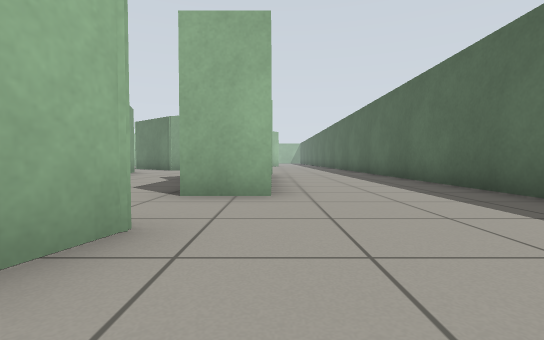
[1] (above)

24 first-person views from a walk through a world built for the Gazebo simulator. The camera is 0.5 m above the floor, tilts 2° down and sees 85° across. The floor is counted in squares, 1 m on a side. Each view is taken from the middle of a square. On the plan, view 1 faces up. The plan holds only what a view shows up to about 9 squares ahead; the rest is blank.

[2]
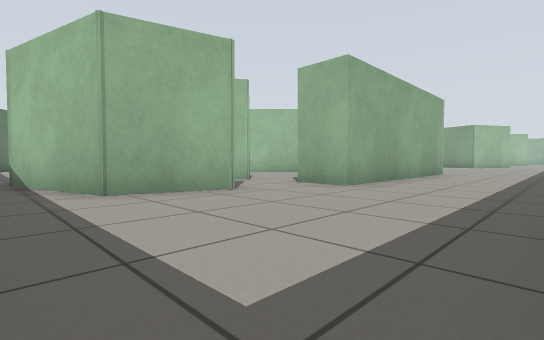

[3]
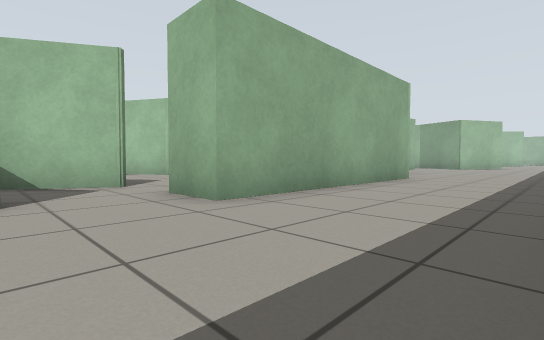

[4]
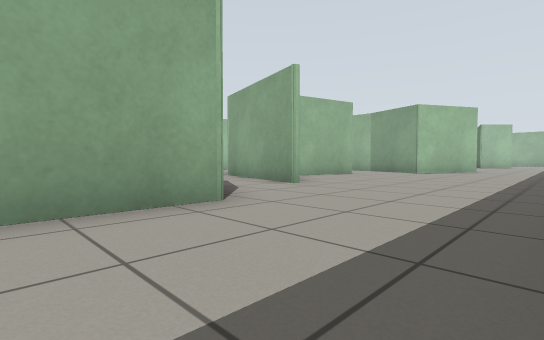

[5]
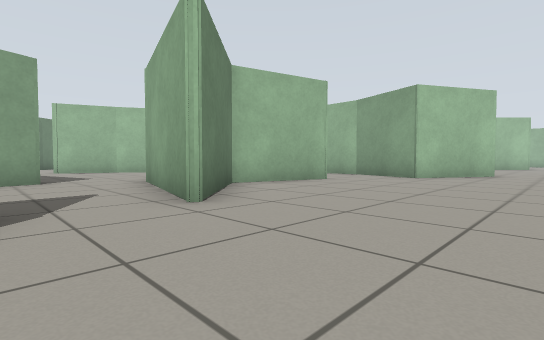

[6]
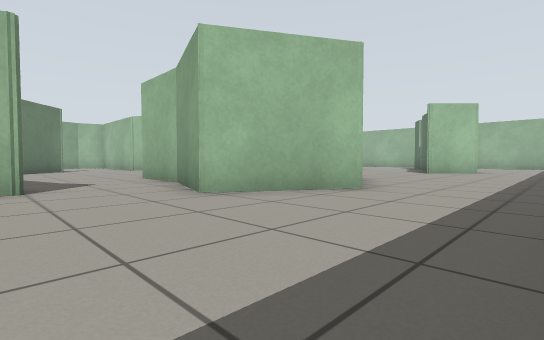

[7]
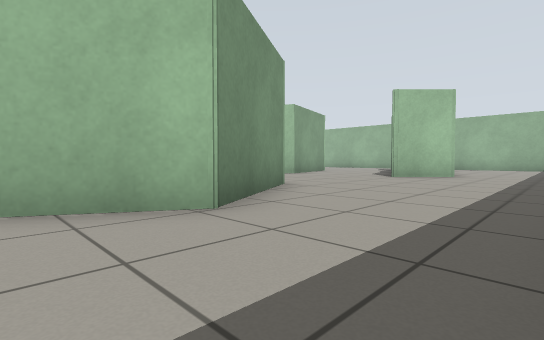

[8]
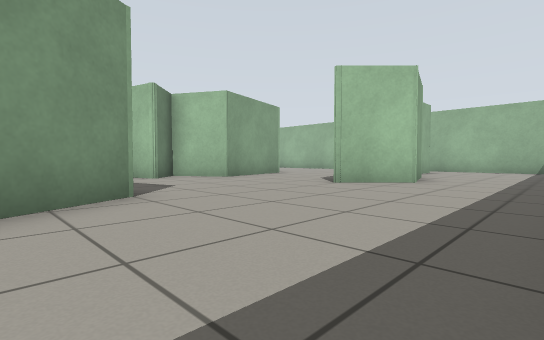

[9]
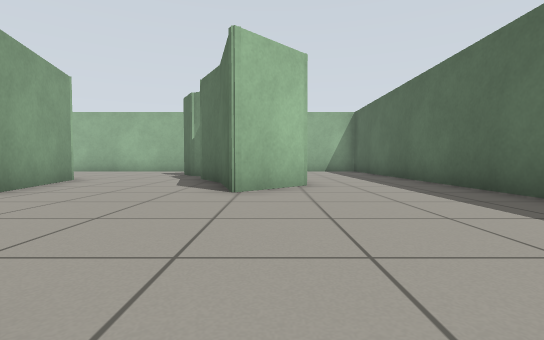

[10]
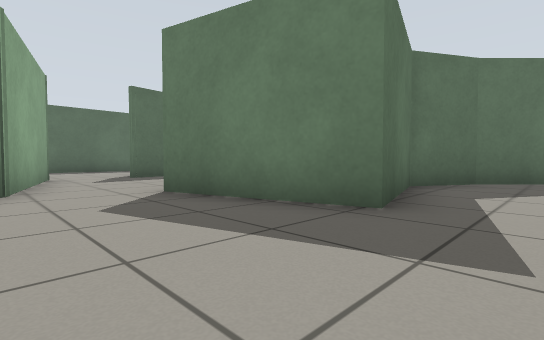

[11]
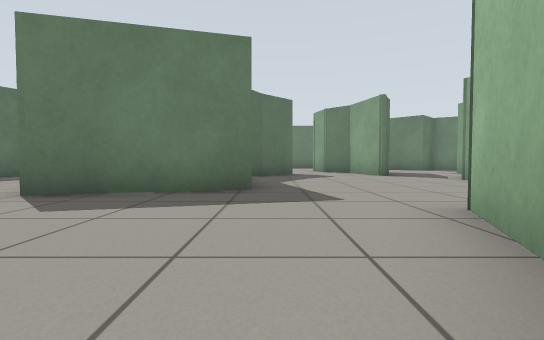

[12]
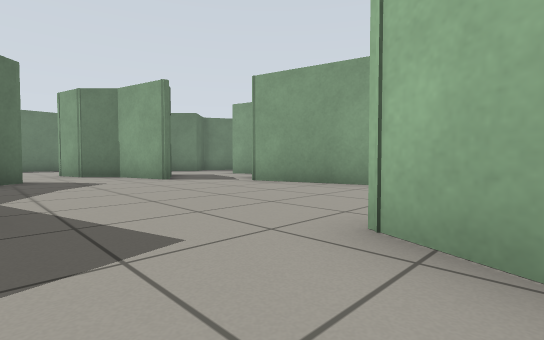

[13]
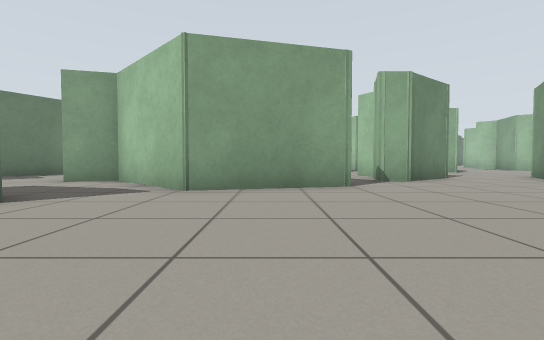

[14]
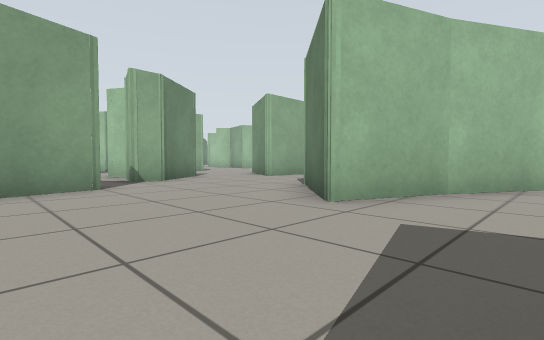

[15]
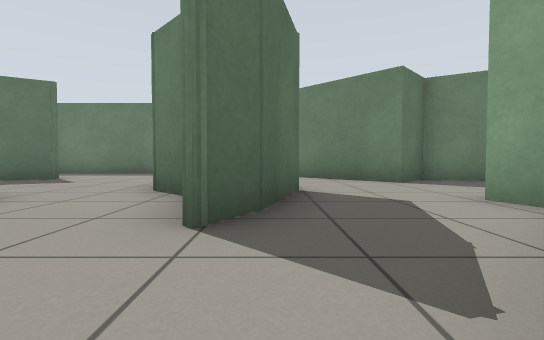

[16]
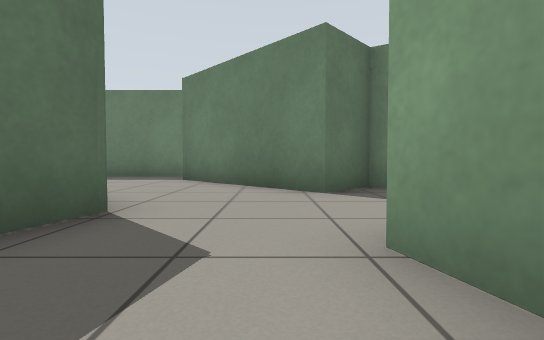

[17]
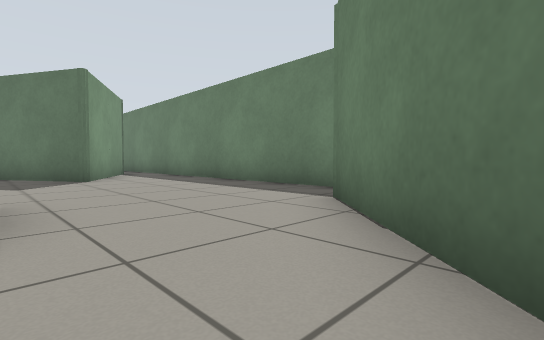

[18]
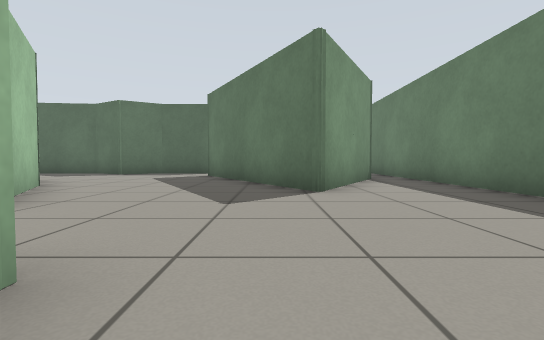

[19]
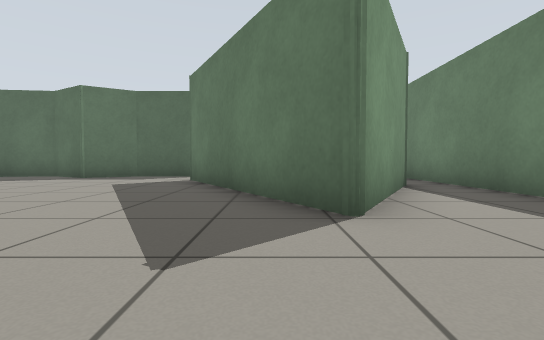

[20]
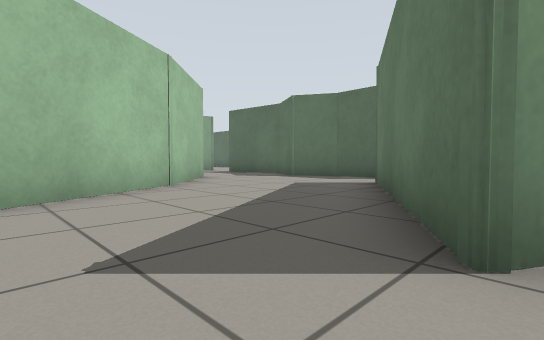

[21]
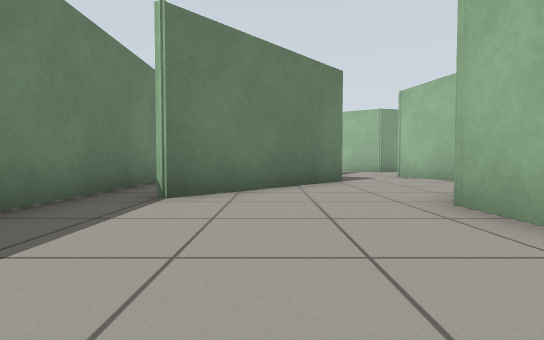

[22]
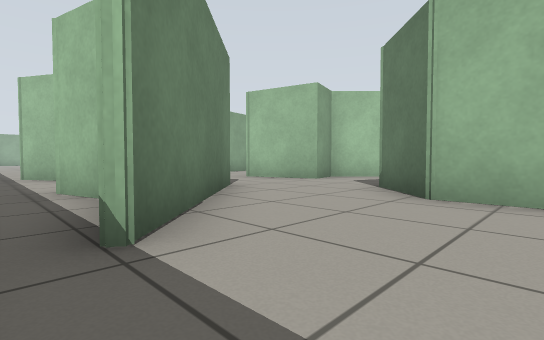

[23]
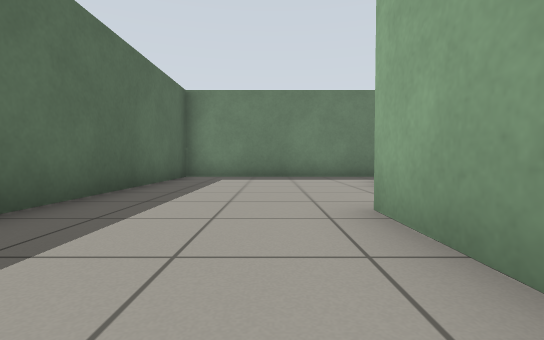

[24]
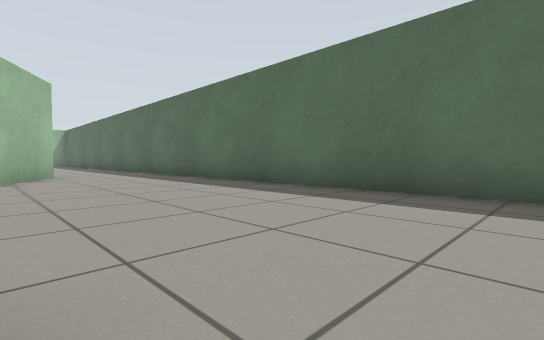

### Floor plan
Points are (right, up) in squares from view 1. A wall is a line through its corners. A room is listed if a view was taken in it or the views show most of it. See-through windows are left out.
Room 1 (views 1, 2, 3, 4, 5, 6, 7, 8, 9, 23, 24)
walls: (-2.4, 17.6) (-3.1, 14.9) (-0.9, 12.7); (3.5, 12.1) (3.5, 20.4); (-1.2, 24.6) (0.5, 21.7) (-0.9, 19.4); (0, 10.3) (0, 4.1) (-1.4, 4.1); (3.5, 27.8) (3.5, 33.1); (-5.5, 27.2) (-4.6, 26.3); (-1, 30.3) (-1.8, 31.6); (-4.7, 30.3) (-4.1, 28.2) (-5.4, 27.4); (0.2, 31.6) (0.7, 29.7) (-0.6, 28.5) (-1.1, 30.4); (-1, 2.2) (-1.5, 0.2); (-1.4, -1.6) (3.5, -1.6) (3.5, 9.1)
ways out: opening at (-1, -1) to room 4; opening at (-1, 3) to room 4; opening at (-1, 11.5) to room 4; opening at (-3.5, 31.5); opening at (-2.5, 18.5)
Room 2 (views 10, 11, 12)
walls: (-8.7, 11.1) (-5.5, 11.9) (-5.3, 11.3); (-10.2, 14.9) (-11, 13); (-3.2, 13.3) (-4.8, 13.8); (-9.2, 16.6) (-10.2, 14.8)
ways out: opening at (-9.5, 12.5) to room 3; opening at (-4, 11.5) to room 4
Room 3 (views 13, 14, 15, 16)
walls: (-13, 5.9) (-12.4, 6.9) (-11.9, 5) (-11.1, 4.2); (-14.5, 11.5) (-13.8, 8.6) (-15.9, 6.4) (-15.7, 5.3); (-9.8, 5.9) (-8.7, 6.9) (-7.9, 8.3) (-8.7, 11.1); (-11, 13) (-12.7, 14.6); (-13.4, 4.2) (-12.9, 6.1); (-15.8, 12.4) (-16.8, 12.7)
ways out: opening at (-9.5, 12.5) to room 2; opening at (-14.5, 5.5) to room 4; opening at (-10, 5.5) to room 4; opening at (-16, 12); opening at (-14.7, 14)
Room 4 (views 17, 18, 19, 20, 21, 22)
walls: (-6.1, 6.6) (-8.9, 5); (-11.1, 4.2) (-10.8, 3) (-12.2, 3) (-13.4, 4.2); (-4.4, 8.3) (-6.4, 6.4); (-1.3, 4.4) (-1.3, 6) (-1.9, 7.1) (-1.3, 8.3) (-1.6, 11); (-1.5, 0.2) (-4.4, -0.5) (-7.5, 1.3) (-2.6, 4.1) (-3.7, 2.2); (-12.6, -1.6) (-1.4, -1.6); (-15.8, 2.6) (-12.7, -0.5); (-0.9, 12.7) (-3.2, 13.3)
ways out: opening at (-1, -1) to room 1; opening at (-1, 3) to room 1; opening at (-1, 11.5) to room 1; opening at (-4, 11.5) to room 2; opening at (-14.5, 5.5) to room 3; opening at (-10, 5.5) to room 3; opening at (-16.5, 3.5); opening at (-12, -1)

Where each view was taken, in squares from view 1:
view 1: 0 up, 0 right, facing up
view 2: 1 down, 3 right, facing up-left
view 3: 2 up, 3 right, facing up-left
view 4: 8 up, 3 right, facing up-left
view 5: 11 up, 2 right, facing up-left
view 6: 17 up, 3 right, facing up-left
view 7: 20 up, 3 right, facing up-left
view 8: 23 up, 3 right, facing up-left
view 9: 24 up, 0 right, facing up
view 10: 14 up, 10 left, facing down-right
view 11: 16 up, 9 left, facing down
view 12: 14 up, 9 left, facing down-left
view 13: 10 up, 9 left, facing left
view 14: 10 up, 9 left, facing up-left
view 15: 9 up, 13 left, facing down
view 16: 7 up, 15 left, facing down
view 17: 3 up, 15 left, facing down-right
view 18: 2 up, 12 left, facing right
view 19: 2 up, 10 left, facing right
view 20: 1 up, 9 left, facing up-right
view 21: 1 up, 9 left, facing left
view 22: 1 down, 11 left, facing up-left
view 23: 7 up, 1 right, facing down
view 24: 12 up, 1 left, facing up-right
